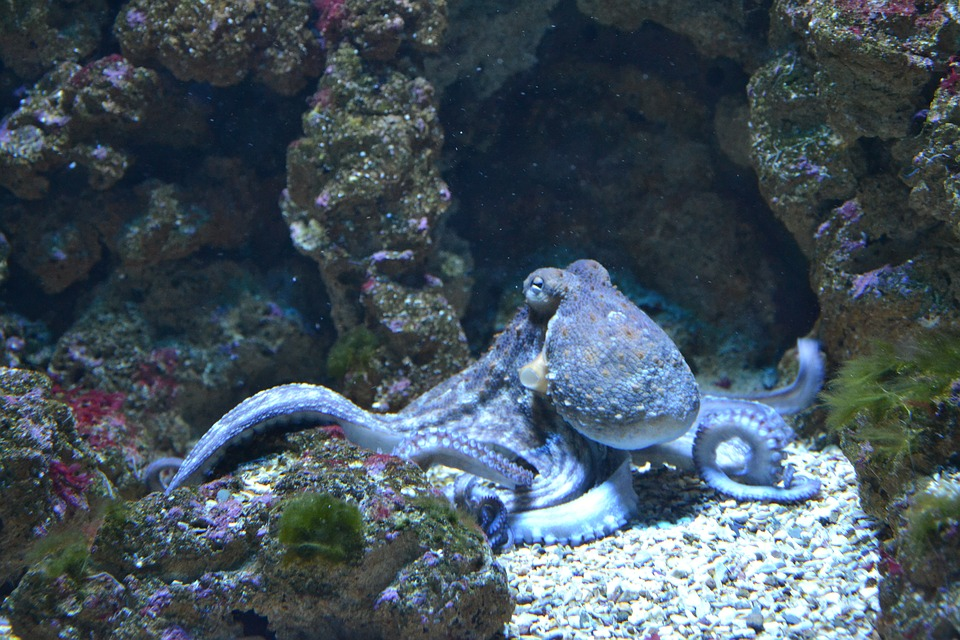
#> input picture images/octopus.jpg, 960 x 640 px
$ python thresh.py
#> lines starting #> are read from the running program, lines starting #| are printed output that depends on the picture; after the words box and inside, x2 and y2 are one past the last pixel; in counts of white or black regions, pixels touching at a corner belong together
### classwork/cvlib.py
"""
Jack Chambers
CV utility methods libary 'cvlib'
2/5/2026
"""

import cv2 as cv
import numpy as np

# Image Display
def show(img, frames=-.10, window="Image", breakKey=27):
    key = ord('r')
    if frames < 0:
        while key != breakKey:
            cv.imshow(window, img)
            key = cv.waitKey(10)
    else:
        cv.imshow(window, img)
        key = cv.waitKey(frames)


# get image from a webcam
def getWebcamImage(webcam):
    return webcam.read()[1].copy()


# Get a photo from the webcam
# [35 lines left out: functions webcamPhoto, takePicture, translate, not called in this run]


# Get Image Center
def getCenter(img):
    row, col = img.shape
    return ((col-1)/2.0, (row-1)/2.0)


# Image Rotation
# [5 lines left out: function rotate, not called in this run]

# Rotate an image using a rotation matrix
def rotateMatrix(img, M):
    row, col = img.shape
    return cv.warpAffine(img, M, (col, row))


# Scaling
# [6 lines left out: function scaleImage, not called in this run]


# Brightness / Contrast
"""
f = img
a = contrast (multiply)
b = brightness (additive)
g = newImg
g = af+b
"""
def contrastBrightness(img, contrast=1, brightness=1):
    return cv.convertScaleAbs(img, alpha=contrast, beta=brightness)


# Gamma
"""
p = (I/255)^gamma - 255
"""
# [22 lines left out: functions gamma, text, not called in this run]


# Simple / Average Box Blur
def simpleBlur(img, blurSize=1):
    return cv.blur(img, (blurSize,blurSize))


# Gaussian Blur
def gaussianBlur(img, blurSize=1):
    return cv.GaussianBlur(img, (blurSize,blurSize), 0)


# Median Blur
def medianBlur(img, blurSize=1):
    return cv.medianBlur(img, blurSize)

### classwork/thresh.py
# thresholding
# 2/19/2026

import cv2 as cv
import numpy as np
import cvlib

img = cv.imread('../images/octopus.jpg')
#> img is the input picture: shape (640, 960, 3); mean B, G, R 92.5, 81.9, 67.8

img = cv.cvtColor(img, cv.COLOR_BGR2GRAY)
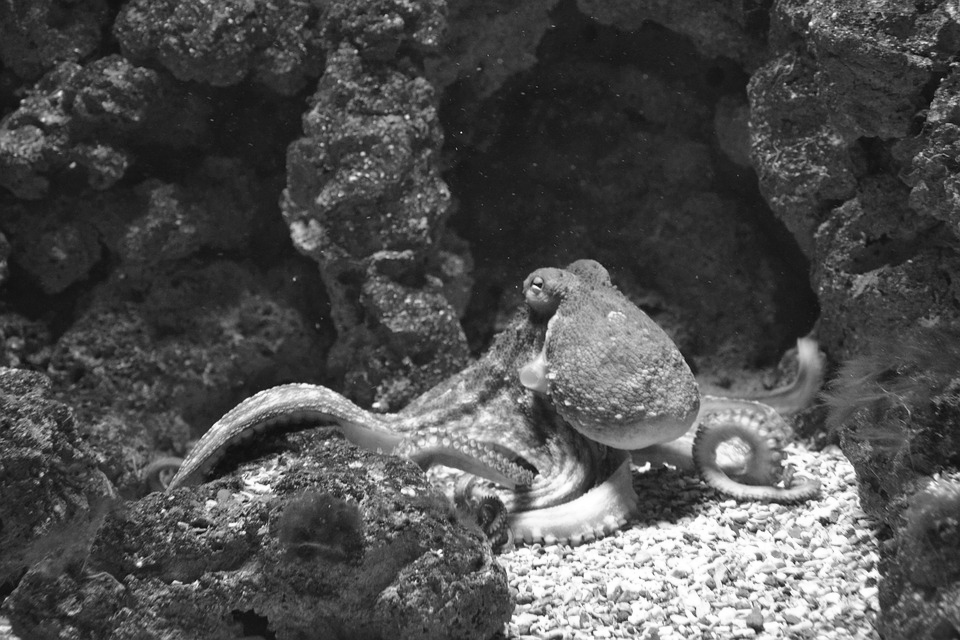
#> img: shape (640, 960); min 8, max 255, mean 78.9

# simple thresholding: binary, truncated
# arguments = threshold followed by max value
# ret, img = cv.threshold(img, 50, 255, cv.THRESH_TRUNC)

# adaptive thresholding
img = cv.adaptiveThreshold(img, 255, cv.ADAPTIVE_THRESH_MEAN_C, cv.THRESH_BINARY, 11, 2)
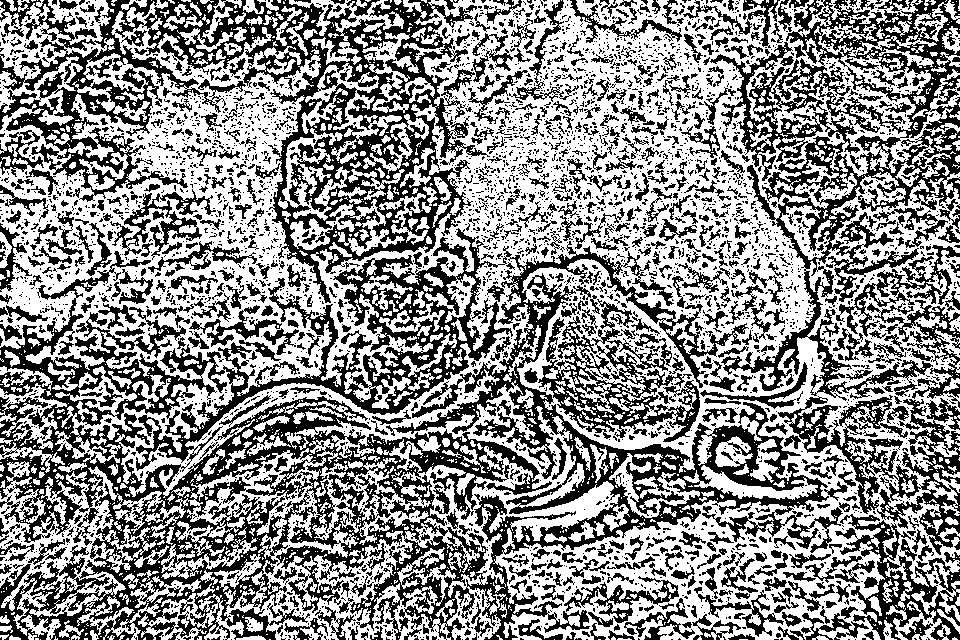
#> img: shape (640, 960); 55.5% white; 4073 black regions (3321 under 20 px), largest, box (x1, y1, x2, y2) and area: (0, 228, 843, 640) 101952, (0, 0, 490, 303) 40550, (710, 0, 960, 401) 26810

cvlib.show(img)
#> (key Esc is pressed here)
